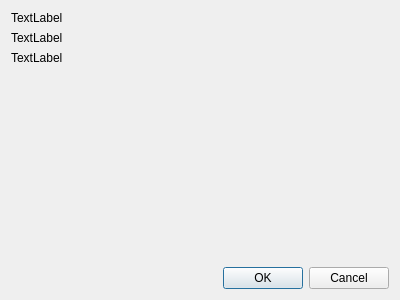
<?xml version="1.0" encoding="UTF-8"?>
<ui version="4.0">
 <class>ArxDialog</class>
 <widget class="QDialog" name="ArxDialog">
  <property name="geometry">
   <rect>
    <x>0</x>
    <y>0</y>
    <width>400</width>
    <height>300</height>
   </rect>
  </property>
  <property name="windowTitle">
   <string>Dialog</string>
  </property>
  <layout class="QVBoxLayout" name="verticalLayout">
   <item>
    <layout class="QFormLayout" name="formLayout_2">
     <item row="0" column="0">
      <widget class="QLabel" name="label">
       <property name="text">
        <string>TextLabel</string>
       </property>
      </widget>
     </item>
     <item row="1" column="0">
      <widget class="QLabel" name="label_2">
       <property name="text">
        <string>TextLabel</string>
       </property>
      </widget>
     </item>
     <item row="2" column="0">
      <widget class="QLabel" name="label_3">
       <property name="text">
        <string>TextLabel</string>
       </property>
      </widget>
     </item>
    </layout>
   </item>
   <item>
    <widget class="QDialogButtonBox" name="buttonBox">
     <property name="orientation">
      <enum>Qt::Orientation::Horizontal</enum>
     </property>
     <property name="standardButtons">
      <set>QDialogButtonBox::StandardButton::Cancel|QDialogButtonBox::StandardButton::Ok</set>
     </property>
    </widget>
   </item>
  </layout>
 </widget>
 <resources/>
 <connections>
  <connection>
   <sender>buttonBox</sender>
   <signal>accepted()</signal>
   <receiver>ArxDialog</receiver>
   <slot>accept()</slot>
   <hints>
    <hint type="sourcelabel">
     <x>248</x>
     <y>254</y>
    </hint>
    <hint type="destinationlabel">
     <x>157</x>
     <y>274</y>
    </hint>
   </hints>
  </connection>
  <connection>
   <sender>buttonBox</sender>
   <signal>rejected()</signal>
   <receiver>ArxDialog</receiver>
   <slot>reject()</slot>
   <hints>
    <hint type="sourcelabel">
     <x>316</x>
     <y>260</y>
    </hint>
    <hint type="destinationlabel">
     <x>286</x>
     <y>274</y>
    </hint>
   </hints>
  </connection>
 </connections>
</ui>
